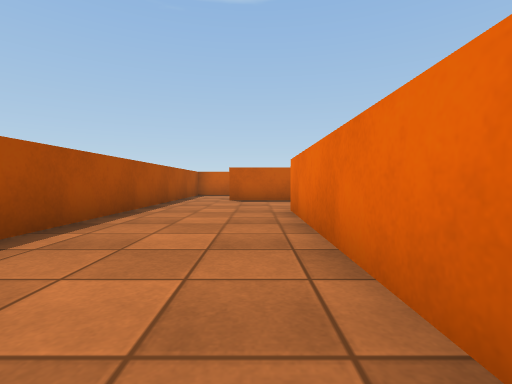
[1] (above)

16 first-person views from a walk through a Unity game level. The camera is 0.56 m above the floor, tilts 2° down and sees 85° across. The floor is counted in squares, 1 m on a side. Each view is taken from the middle of a square. On the plan, view 1 faces up. The plan holds only what a view shows up to about 9 squares ahead; the rest is blank. The place goes on beyond the plan. Surface patterns are stand-ins for the level's own textures.

[2]
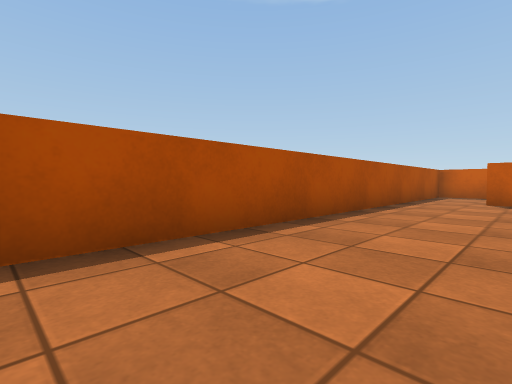

[3]
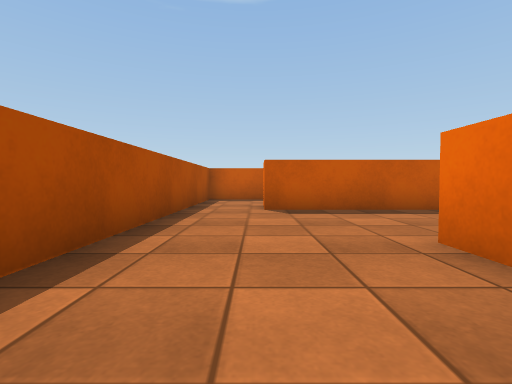

[4]
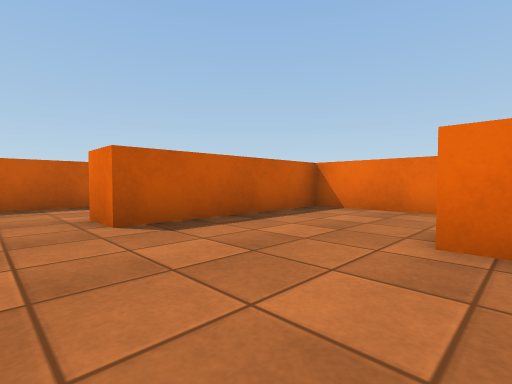

[5]
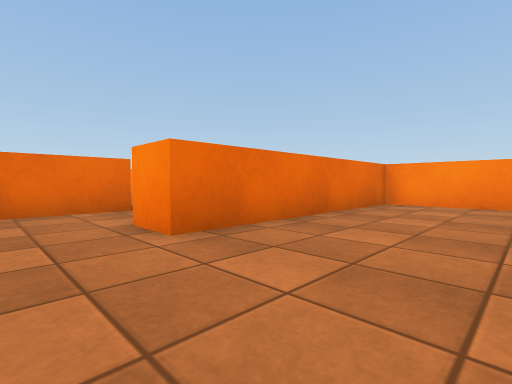

[6]
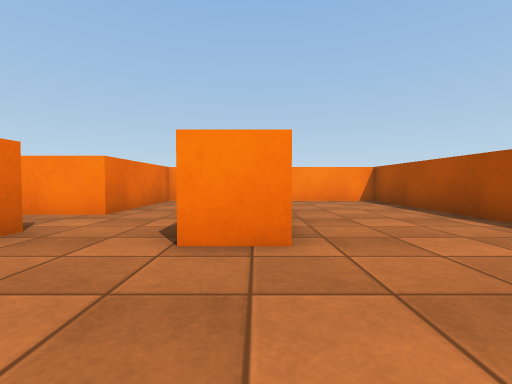

[7]
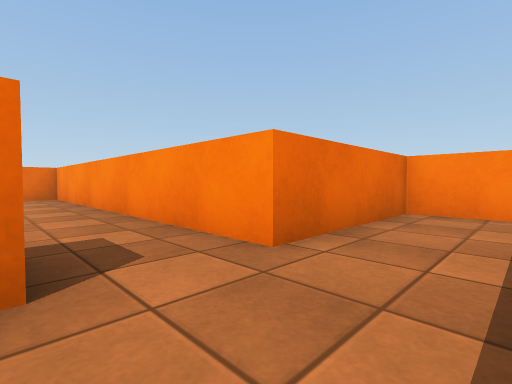

[8]
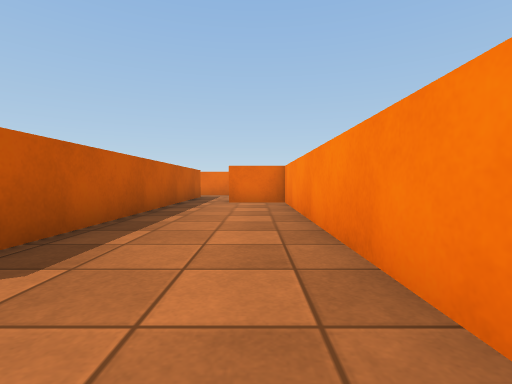

[9]
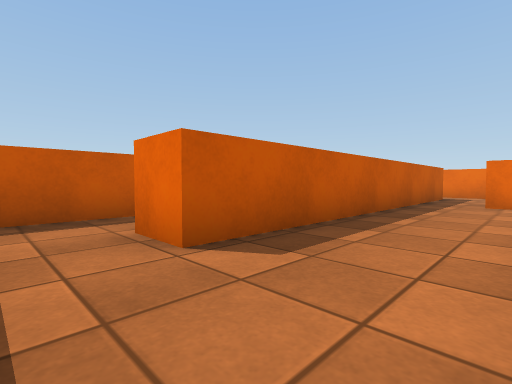

[10]
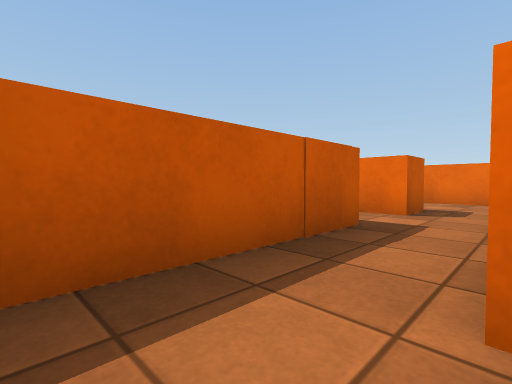

[11]
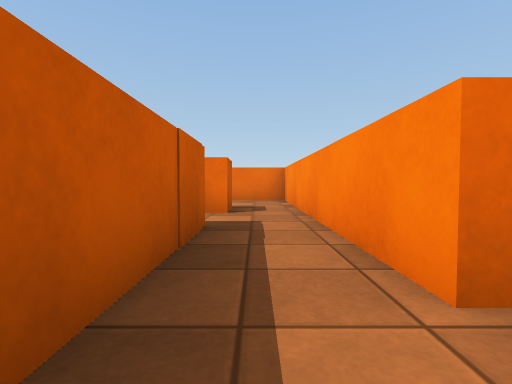

[12]
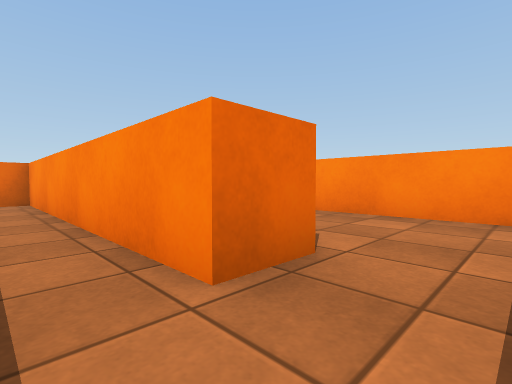

[13]
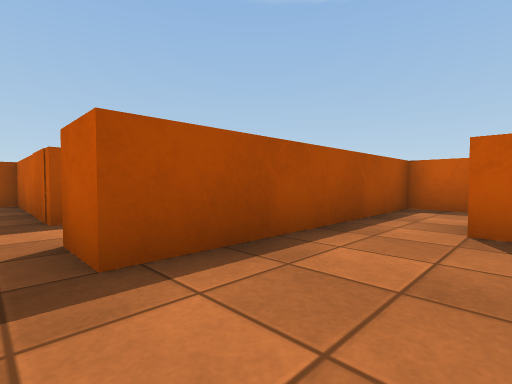

[14]
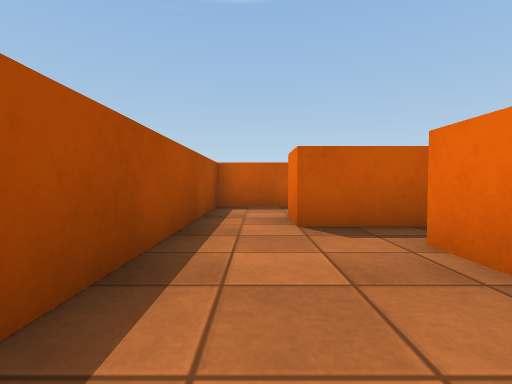

[15]
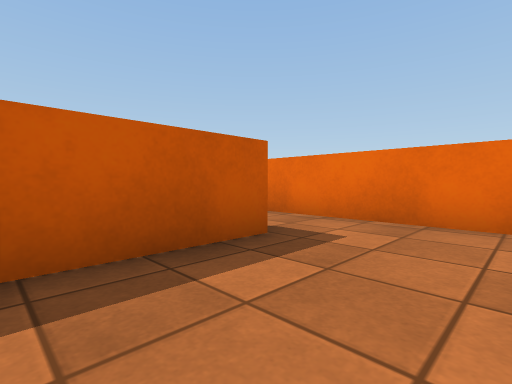

[16]
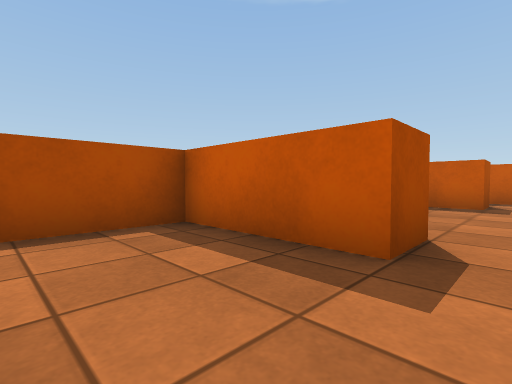

### Floor plan
Ten units are one square. View 1 is at (0, 0); x grows to the right and y downward. Boxes are objects, and circles mark ways between rooms. Rooms are numbered by the first view taken in them; rooms with no view inside come last. Other rooms are left out.
<svg viewBox="-30 -150 177 158">
<path fill="none" stroke="#000" d="M36 -48 36 -87 -8 -87 -8 -98M-25 -96 -25 3 7 3 7 -56 18 -56M21 3 36 3 36 -32 46 -32M46 -32 127 -32 127 -48M124 -61 62 -61 62 -71M62 -71 84 -71M86 -87 46 -87 46 -82M111 -104 111 -87 101 -87M96 -71 135 -71 135 -105M3 -121 -25 -121 -25 -96M20 -101 20 -138M3 -131 3 -121M129 -145 111 -145 111 -126M111 -126 111 -104M142 -115 125 -115 125 -126"/>
<circle cx="25" cy="-50" r="3" fill="#2a7"/>
<circle cx="-15" cy="-90" r="3" fill="#2a7"/>
<circle cx="40" cy="-40" r="3" fill="#2a7"/>
<circle cx="55" cy="-65" r="3" fill="#2a7"/>
<circle cx="125" cy="-95" r="3" fill="#2a7"/>
<circle cx="0" cy="-105" r="3" fill="#2a7"/>
<circle cx="120" cy="-120" r="3" fill="#2a7"/>
<text x="0" y="-50">1</text>
<text x="30" y="-30">2</text>
<text x="80" y="-50">3</text>
<text x="60" y="-80">4</text>
<text x="120" y="-90">5</text>
<text x="-20" y="-110">6</text>
<text x="10" y="-110">7</text>
<text x="120" y="-140">8</text>
<text x="120" y="-110">9</text>
</svg>
Room 1 opens to room 2. Room 1 opens to room 6. Room 2 opens to room 3. Room 3 opens to room 4. Room 5 opens to room 9. Room 6 opens to room 7. Room 8 opens to room 9.

Where each view was taken, in squares from view 1:
view 1: 0 up, 0 right, facing up
view 2: 0 up, 0 right, facing up-left
view 3: 3 up, 1 left, facing up
view 4: 5 up, 2 left, facing up-right
view 5: 7 up, 2 left, facing down-right
view 6: 8 up, 1 right, facing down
view 7: 5 up, 2 right, facing down-right
view 8: 4 up, 5 right, facing right
view 9: 4 up, 5 right, facing up-right
view 10: 7 up, 5 right, facing up-right
view 11: 8 up, 5 right, facing right
view 12: 8 up, 5 right, facing down-right
view 13: 8 up, 13 right, facing up-left
view 14: 8 up, 12 right, facing up
view 15: 10 up, 2 left, facing up-right
view 16: 10 up, 1 right, facing up-left
